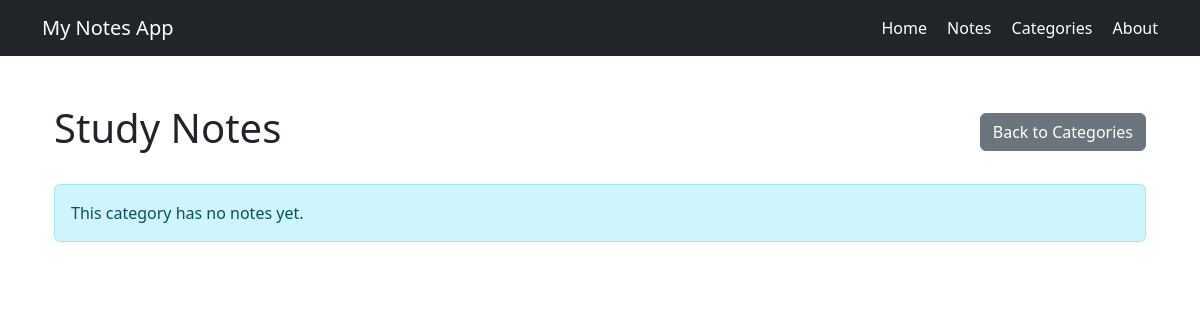
Page /categories/1 on the earlier database version.
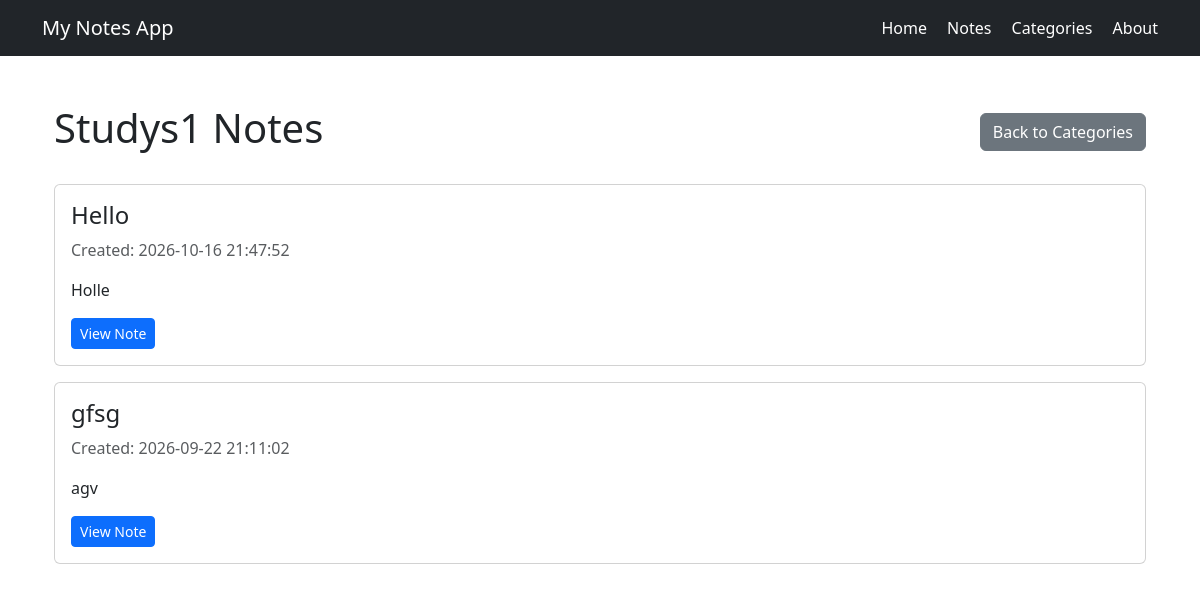
Same page on the later database version.
### tables this page shows
CREATE TABLE categories (
            id INTEGER PRIMARY KEY AUTOINCREMENT,
            name TEXT NOT NULL UNIQUE
        );

CREATE TABLE notes (
            id INTEGER PRIMARY KEY AUTOINCREMENT,
            title TEXT NOT NULL,
            content TEXT NOT NULL
        , category TEXT NOT NULL DEFAULT 'General', created_at TEXT NOT NULL DEFAULT '');

### app.py (the view)
@app.route("/categories/<int:category_id>")
def view_category(category_id):
    category = find_category(category_id)
    if category is None:
        abort(404)
    connection = get_db_connection()
    notes = connection.execute(
        """
        SELECT * FROM notes
        WHERE category = ?
        ORDER BY id DESC
        """,
        (category["name"],)
    ).fetchall()
    connection.close()
    return render_template(
        "view_category.html",
        category=category,
        notes=notes
    )

### app.py (called while the page is built)
def get_db_connection():
    connection = sqlite3.connect(DATABASE)
    connection.row_factory = sqlite3.Row
    return connection

def find_category(category_id):
    connection = get_db_connection()
    category = connection.execute(
        "SELECT * FROM categories WHERE id = ?",
        (category_id,)
    ).fetchone()
    connection.close()
    return category

### templates/view_category.html (shortened to what this page needs)
{% extends "base.html" %}
{% block content %}
<div class="container mt-4">
    <div class="d-flex justify-content-between align-items-center mb-4">
        <h1>{{ category['name'] }} Notes</h1>
        <a href="{{ url_for('categories') }}"
           class="btn btn-secondary">
            Back to Categories
        </a>
    </div>
    {% if notes %}
        {% for note in notes %}
            <div class="card mb-3">
                <div class="card-body">
                    <h4>{{ note['title'] }}</h4>
                    <p class="text-muted">
                        Created: {{ note['created_at'] }}
                    </p>
                    <p>{{ note['content'] }}</p>
                    <a href="{{ url_for('view_note', note_id=note['id']) }}"
                       class="btn btn-sm btn-primary">
                        View Note
                    </a>
                </div>
            </div>
        {% endfor %}
    {% else %}
        <div class="alert alert-info">
            This category has no notes yet.
        </div>
    {% endif %}
</div>
{% endblock %}

### templates/base.html (shortened to what this page needs)
<!DOCTYPE html>
<html lang="en">
<head>
<link
    href="https://cdn.jsdelivr.net/npm/bootstrap@5.3.3/dist/css/bootstrap.min.css"
    rel="stylesheet"
>
</head>
<body>
<nav class="navbar navbar-expand-lg bg-dark navbar-dark">
    <div class="container">
        <a
            class="navbar-brand"
            href="{{ url_for('home') }}"
        >
            My Notes App
        </a>
        <div>
            <a
                class="text-white me-3 text-decoration-none"
                href="{{ url_for('home') }}"
            >
                Home
            </a>
            <a
                class="text-white me-3 text-decoration-none"
                href="{{ url_for('notes') }}"
            >
                Notes
            </a>
            <a
                class="text-white me-3 text-decoration-none"
                href="{{ url_for('categories') }}"
            >
                Categories
            </a>
            <a
                class="text-white text-decoration-none"
                href="{{ url_for('about') }}"
            >
                About
            </a>
        </div>
    </div>
</nav>
<main class="container mt-5">
    {% block content %}
    {% endblock %}
</main>
</body>
</html>

Differences in the rows shown:
changed categories: name "Study" → "Studys1"
added notes: title "Hello", created_at "2026-10-16 21:47:52", content "Holle"
added notes: title "gfsg", created_at "2026-09-22 21:11:02", content "agv"
Other differences:
text no longer shown: "This category has no notes yet."
